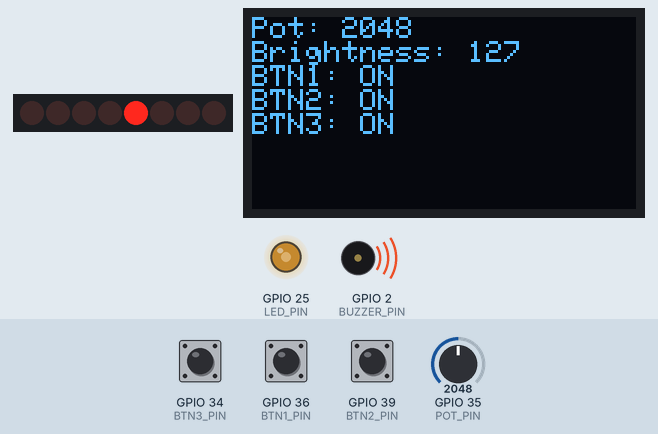
The sketch below on a simulated ESP32. On the bench: 8 shift-register outputs drawn as a row of LEDs (first output left, lit = HIGH), 128×64 one-colour display, output pins drawn as LEDs (lit = HIGH), buzzer (waves = sounding). Wiring (inferred from the names in the program): shift register (74HC595): data GPIO 15; shift clock GPIO 13; latch GPIO 4. Wiring (inferred from the signals the program sends): row of LEDs: on Q0, Q1, Q2, Q3, Q4, Q5, Q6, Q7. The test bench sets the inputs (shaded band); at power-on: GPIO 35 (POT_PIN) = 2048, GPIO 34 (BTN3_PIN) LOW, GPIO 36 (BTN1_PIN) LOW, GPIO 39 (BTN2_PIN) LOW. Pins used as bus, display or sensor lines are not drawn.

Above: at 1.2 s.
1.3 s: GPIO 35 (POT_PIN) set to 2866
At 1.46 s:
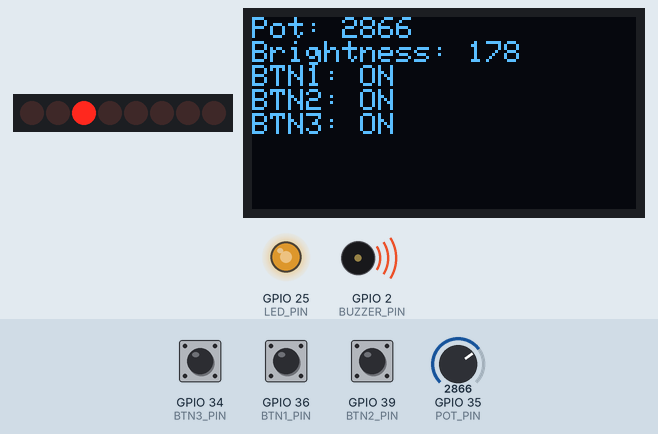
3.1 s: GPIO 34 (BTN3_PIN) pulled HIGH for 1 s
At 4.06 s:
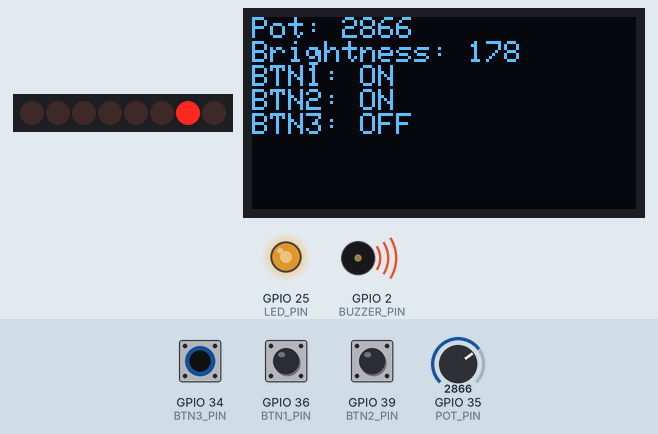
4.7 s: GPIO 35 (POT_PIN) set to 3603
At 4.79 s:
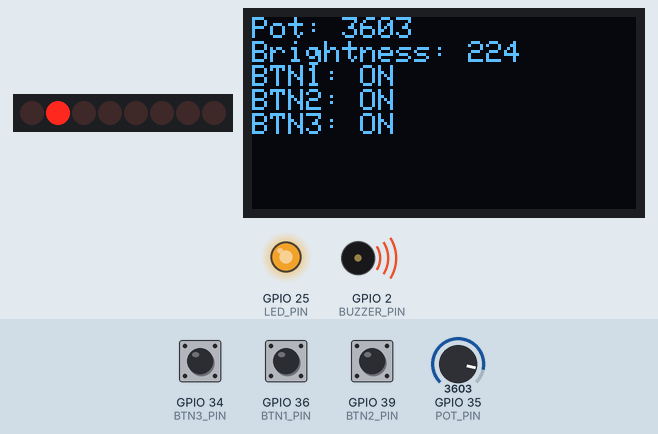
6.5 s: GPIO 36 (BTN1_PIN) pulled HIGH for 0.15 s
At 7.17 s:
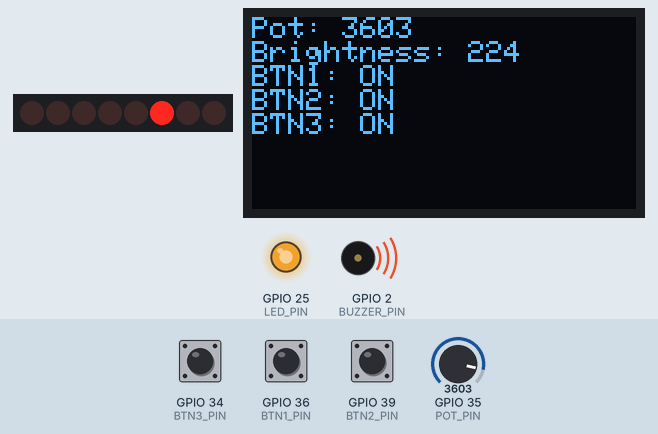
7.2 s: GPIO 39 (BTN2_PIN) pulled HIGH for 0.15 s
At 7.37 s:
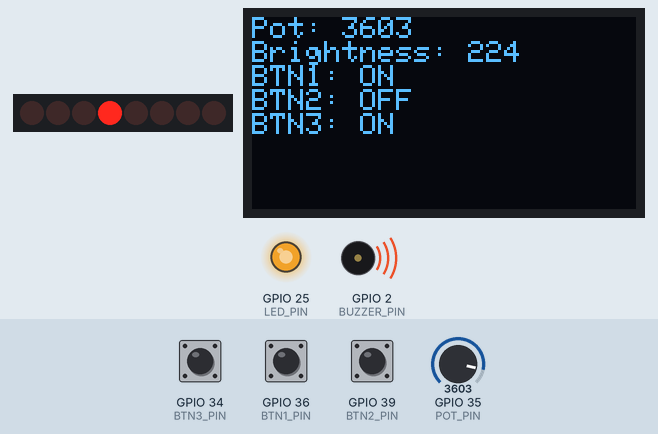
7.9 s: GPIO 35 (POT_PIN) set to 2047
At 8.02 s:
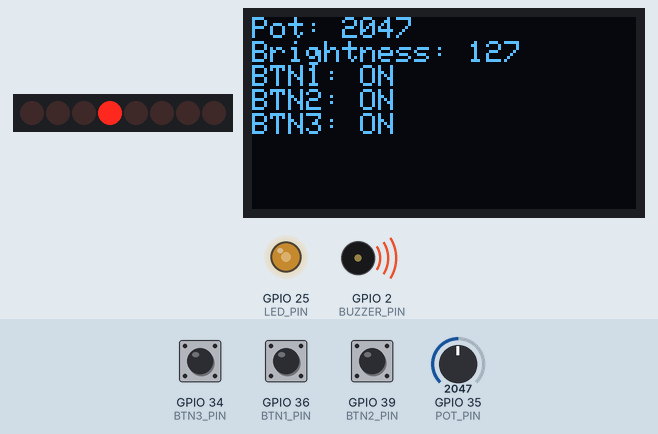
Timing chart, 0 to 10.7 s (numbered marks = the images above; inputs shaded):
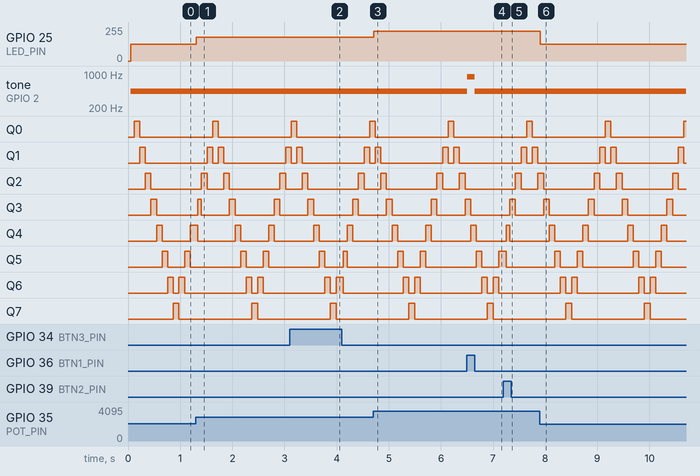

The sketch:

Full_Testbench_Code_version_01.ino
```cpp
#include <Wire.h>
#include <Adafruit_GFX.h>
#include <Adafruit_SSD1306.h>

// ==== OLED ====
#define SCREEN_WIDTH 128
#define SCREEN_HEIGHT 64
Adafruit_SSD1306 display(SCREEN_WIDTH, SCREEN_HEIGHT, &Wire, -1);

// ==== Pin Definitions ====
const int LED_PIN = 25;       // DAC pin
const int BUZZER_PIN = 2;

const int POT_PIN = 35;
const int BTN1_PIN = 36;
const int BTN2_PIN = 39;
const int BTN3_PIN = 34;

// Shift Register Pins (74HC595)
const int LATCH_PIN = 4;
const int CLOCK_PIN = 13;
const int DATA_PIN = 15;

// ==== Variables ====
int knightPos = 0;
int knightDir = 1;  // 1 = right, -1 = left
unsigned long lastKnightUpdate = 0;
const int knightDelay = 100;  // ms

void setup() {
  Serial.begin(115200);

  // Buttons
  pinMode(BTN1_PIN, INPUT);
  pinMode(BTN2_PIN, INPUT);
  pinMode(BTN3_PIN, INPUT);

  // LED, Buzzer, Shift Reg
  pinMode(LED_PIN, OUTPUT);
  pinMode(BUZZER_PIN, OUTPUT);
  pinMode(LATCH_PIN, OUTPUT);
  pinMode(CLOCK_PIN, OUTPUT);
  pinMode(DATA_PIN, OUTPUT);

  // OLED Init
  if (!display.begin(SSD1306_SWITCHCAPVCC, 0x3C)) {
    Serial.println(F("OLED not found!"));
    while (true);
  }
  display.clearDisplay();
  display.display();
}

void loop() {
  // === Potentiometer controls LED ===
  int potValue = analogRead(POT_PIN); // 0–4095
  int brightness = map(potValue, 0, 4095, 0, 255);
  dacWrite(LED_PIN, brightness);

  // === Buttons ===
  bool btn1 = digitalRead(BTN1_PIN) == LOW;
  bool btn2 = digitalRead(BTN2_PIN) == LOW;
  bool btn3 = digitalRead(BTN3_PIN) == LOW;

  // === Buzzer tones ===
  if (btn1) tone(BUZZER_PIN, 440);  // A4
  else if (btn2) tone(BUZZER_PIN, 880); // A5
  else if (btn3) tone(BUZZER_PIN, 1760); // A6
  else noTone(BUZZER_PIN);

  // === OLED Display ===
  display.clearDisplay();
  display.setTextSize(1);
  display.setTextColor(SSD1306_WHITE);
  display.setCursor(0, 0);
  display.print("Pot: "); display.println(potValue);
  display.print("Brightness: "); display.println(brightness);
  display.print("BTN1: "); display.println(btn1 ? "ON" : "OFF");
  display.print("BTN2: "); display.println(btn2 ? "ON" : "OFF");
  display.print("BTN3: "); display.println(btn3 ? "ON" : "OFF");
  display.display();

  // === Knight Rider on Shift Register ===
  if (millis() - lastKnightUpdate > knightDelay) {
    byte pattern = 1 << knightPos;
    updateShiftRegister(pattern);
    knightPos += knightDir;
    if (knightPos == 7 || knightPos == 0) knightDir *= -1;
    lastKnightUpdate = millis();
  }

  delay(10); // Small delay
}

void updateShiftRegister(byte data) {
  digitalWrite(LATCH_PIN, LOW);
  shiftOut(DATA_PIN, CLOCK_PIN, MSBFIRST, data);
  digitalWrite(LATCH_PIN, HIGH);
}
```

Measured:
- after the input at 1.3 s, GPIO 25 (LED_PIN): 127/255 → 178/255 at once; the display: first changes at once (image 1 shows a later state)
- after the input at 3.1 s, the display: first changes at once (image 2 shows a later state)
- after the input at 4.7 s, GPIO 25 (LED_PIN): 178/255 → 224/255 at once
- after the input at 6.5 s, tone on GPIO 2 (BUZZER_PIN): 440 Hz → 880 Hz at once, → 440 Hz 0.14 s later; the display: first changes after 0.07 s (image 4 shows a later state)
- after the input at 7.2 s, the display: first changes after 0.05 s (image 5 shows a later state)
- after the input at 7.9 s, GPIO 25 (LED_PIN): 224/255 → 127/255 at once
